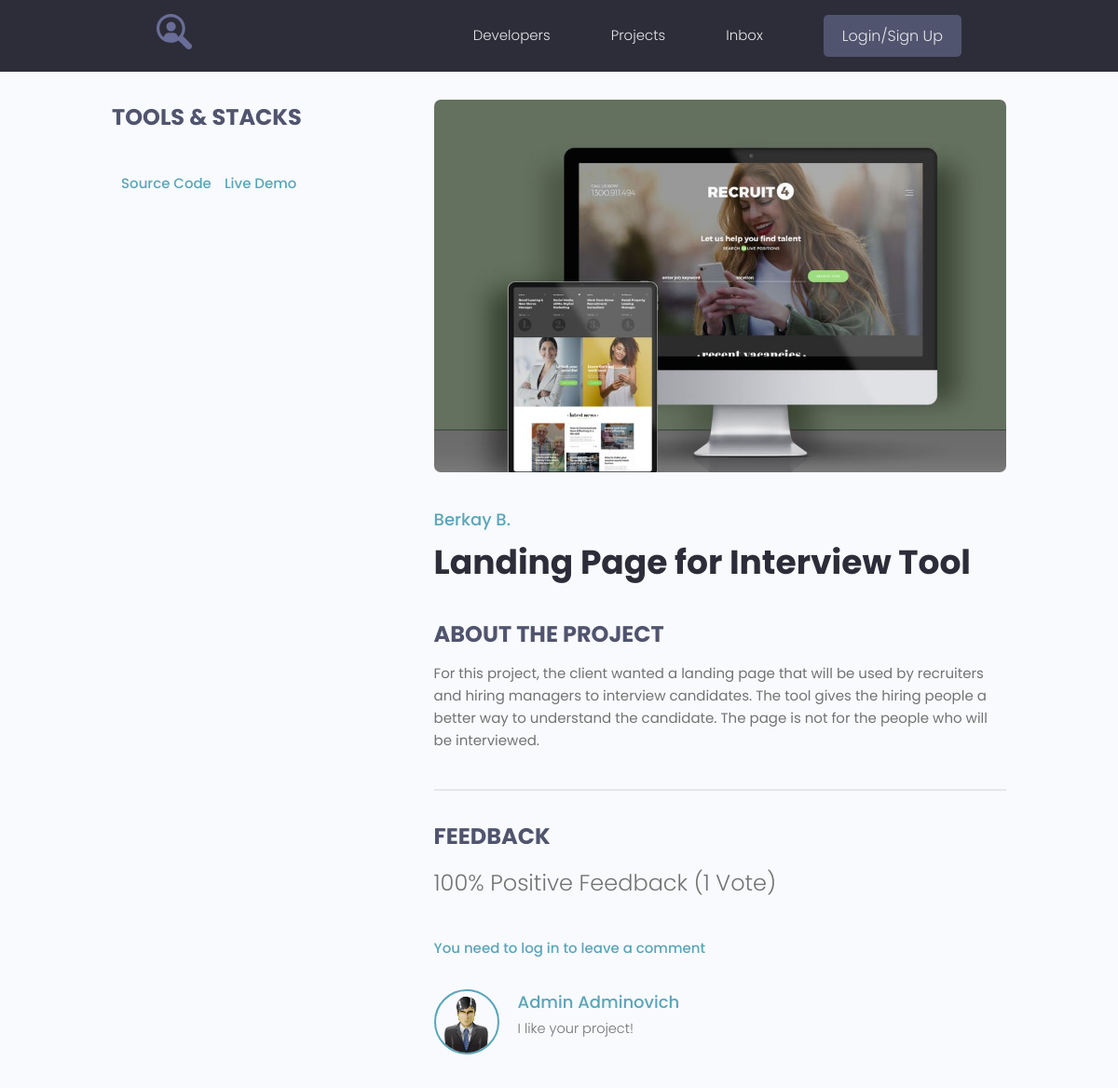
The page /projects/projects/8/ on the database its author committed.
### projects/models.py (models this page shows, shortened)
class Project(models.Model):
    owner = models.ForeignKey(Profile, on_delete=models.SET_NULL, null=True, blank=True)
    title = models.CharField(max_length=200)
    description = models.TextField(null=True, blank=True)
    image = models.ImageField(null=True, blank=True, upload_to='projects/%Y/%m/%d', default='default.jpg')
    demo_link = models.CharField(max_length=2000, null=True, blank=True)
    source_link = models.CharField(max_length=2000, null=True, blank=True)
    tags = models.ManyToManyField('Tag', blank=True)
    vote_total = models.IntegerField(default=0, null=True, blank=True)
    vote_ratio = models.IntegerField(default=0, null=True, blank=True)
    created = models.DateTimeField(auto_now_add=True)
    class Meta:
        ordering = ['-vote_ratio', '-vote_total']

class Review(models.Model):
    VOTE_TYPE = (
        ('up', 'Up Vote'),
        ('down', 'Down Vote'),
    )
    owner = models.ForeignKey(Profile, on_delete=models.SET_NULL, null=True, blank=True)
    project = models.ForeignKey(Project, on_delete=models.CASCADE)
    body = models.TextField(null=True, blank=True)
    value = models.CharField(max_length=200, choices=VOTE_TYPE)
    created = models.DateTimeField(auto_now_add=True)
    class Meta:
        unique_together = [['owner', 'project'], ]

### users/models.py (models this page shows, shortened)
class Profile(models.Model):
    user = models.OneToOneField(User, on_delete=models.CASCADE, blank=True, null=True)
    name = models.CharField(max_length=200, blank=True, null=True)
    email = models.EmailField(max_length=500, blank=True, null=True)
    username = models.CharField(max_length=200, blank=True, null=True)
    short_info = models.CharField(max_length=200, blank=True, null=True)
    bio = models.TextField(blank=True, null=True)
    image = models.ImageField(upload_to='profiles/', blank=True, null=True, default='profiles/user-default.png')
    social_github = models.CharField(max_length=200, blank=True, null=True)
    social_youtube = models.CharField(max_length=200, blank=True, null=True)
    social_website = models.CharField(max_length=200, blank=True, null=True)
    created = models.DateTimeField(auto_now_add=True)

### projects/views.py (the view)
# urls.py: path('projects/<str:pk>/', views.project, name='project'),
def project(request, pk):
    one_project = Project.objects.get(pk=pk)
    form = ReviewForm()
    try:
        if request.method == 'POST':
            if request.user.profile == one_project.owner:
                messages.error(request, 'You can`t leave a comment on your own project!')
                return redirect('project', pk=one_project.id)
            else:
                form = ReviewForm(request.POST)
                review = form.save(commit=False)
                review.project = one_project
                review.owner = request.user.profile
                review.save()
                one_project.get_vote_count()
                messages.success(request, 'Your review was posted successfully!')
                return redirect('project', pk=one_project.id)
    except IntegrityError:
        messages.error(request, 'You have already posted the comment!')
        return redirect('project', pk=one_project.id)
    context = {'project': one_project, 'form': form}
    return render(request, 'projects/single-project.html', context)

### projects/templates/projects/single-project.html (shortened to what this page needs)
{% extends 'projects/base.html' %}
{% load static %}
{% block content %}
<main class="singleProject my-md">
    <div class="container">
        <div class="layout">
            <div class="column column--1of3">
                <h3 class="singleProject__subtitle">Tools & Stacks</h3>
                {% if project.source_link %}
                <a class="singleProject__liveLink" href="{{ project.source_link }}" target="_blank">
                    Source Code
                </a>
                {% endif %}
                {% if project.demo_link %}
                <a class="singleProject__liveLink" href="{{ project.demo_link }}" target="_blank">
                    Live Demo
                </a>
                {% endif %}
            </div>
            <div class="column column--2of3">
                <img class="singleProject__preview" src="{{ project.image.url }}" alt="portfolio thumbnail"/>
                <a href="{% url 'user_profile' project.owner.id %}" class="singleProject__developer">
                    {{ project.owner.name }}</a>
                <h2 class="singleProject__title">{{ project.title }}</h2>
                <h3 class="singleProject__subtitle">About the Project</h3>
                <div class="singleProject__info">
                    {{ project.description }}
                </div>
                <div class="comments">
                    <h3 class="singleProject__subtitle">Feedback</h3>
                    <h5 class="project--rating">
                        {{ project.vote_ratio }}% Positive Feedback ({{ project.vote_total }} Vote{{ project.vote_total | pluralize:'s' }})
                    </h5>
                    {% if request.user.is_authenticated %}
                    <form class="form" action="{% url 'project' project.id%}" method="POST">
                        {% csrf_token %}
                        {% for field in form %}
                        <div class="form__field">
                            <label>{{ field.label }}: </label>
                            {{ field }}
                        </div>
                        {% endfor %}
                        <input class="btn btn--sub btn--lg" type="submit" value="Comments"/>
                    </form>
                    {% else %}
                    <a href="{% url 'login' %}">You need to log in to leave a comment</a>
                    {% endif %}
                    <div class="commentList">
                        {% for review in project.review_set.all %}
                        {% if review.body %}
                        <div class="comment">
                            {% if review.owner %}
                            <a href="{% url 'user_profile' review.owner.id %}">
                                <img class="avatar avatar--md"
                                     src="{{ review.owner.image.url }}"
                                     alt="user"/>
                            </a>
                            {% endif %}
                            <div class="comment__details">
                                {% if review.owner %}
                                <a href="{% url 'user_profile' review.owner.id %}" class="comment__author">
                                    {{ review.owner.name }}</a>
                                {% endif %}
                                <p class="comment__info">
                                    {{ review.body | linebreaksbr }}
                                </p>
                            </div>
                        </div>
                        {% endif %}
                        {% endfor %}
                    </div>
                </div>
            </div>
        </div>
    </div>
</main>
{% endblock %}

### projects/static/styles/app.css (style rules this page uses)
:root { --color-sub: #2d2d39; }
img { width: 100%; }
.singleProject .column--1of3 { order: 2; }
@media screen and (min-width: 1081px) { .singleProject .column--1of3 { order: 1; } }
@media screen and (min-width: 1081px) { .singleProject .column--2of3 { order: 2; } }
.singleProject__liveLink { font-weight: 500; transition: all 0.3s ease-in-out; border-bottom: 2px solid transparent; }
.singleProject__preview { height: 50vh; object-fit: cover; object-position: top center; margin-bottom: 3rem; border-radius: 0.7rem; }
.singleProject__developer { font-size: 1.8rem; font-weight: 500; }
.singleProject__title { font-size: 3.6rem; font-weight: 700; color: var(--color-sub); margin-bottom: 3rem; }
.project--rating { margin-bottom: 1.6em; margin-top: .5em; }
.singleProject__subtitle { text-transform: uppercase; font-size: 2.4rem; font-weight: 700; color: var(--color-sub-light); margin-bottom: 1rem; }
.comments { margin-top: 4rem; padding-top: 3rem; border-top: 2px solid var(--color-light); }
.commentList { margin: 3rem 0; }
.comment { display: flex; gap: 2rem; }
.comment__author { font-size: 1.8rem; }
.comment__info { font-size: 1.45rem; }

### projects/static/uikit/styles/modules/_variables.css (style rules this page uses)
:root { --color-main: #5aa5b9; --color-main-light: #e6faff; --color-sub: #3f4156; --color-sub-light: #51546e; --color-sub-lighter: #ededfd; --color-text: #737373; --color-gray: #8b8b8b; --color-light: #e5e7eb; --color-light-gray: #767676; --color-bg: #f8fafd; --color-white: #fffefd; --color-white-light: #f3f3f3; --color-success: #359e64; --color-success-bg: #def8e8; --color-error: #fc4b0b; --color-error-bg: #fff2ee; --font-base: 'Poppins', arial, helvetica, 'Segoe UI', roboto, ubuntu, sans-serif; --font-monospace: 'Fira Code', 'Courier New', courier, monospace; --font-regular: 300; --font-medium: 500; --font-bold: 700; --generic-shadow: 1px 1px 5px #00000010; --generic-transition: all 0.3s ease-in-out; }

### projects/static/uikit/styles/modules/_base.css (style rules this page uses)
* { margin: 0; padding: 0; box-sizing: border-box; text-rendering: optimizeLegibility; color: inherit; font-size: inherit; }
html { font-size: 50%; }
@media only screen and (min-width: 480px) { html { font-size: 56.25%; } }
@media only screen and (min-width: 1200px) { html { font-size: 62.5%; } }
body { line-height: 1.6; font-weight: 400; font-size: 1.5rem; color: var(--color-text); background-color: var(--color-bg); min-height: 100vh; }

### projects/static/uikit/styles/modules/_typography.css (style rules this page uses)
* { font-family: var(--font-base); }
h2 { font-size: 3.6rem; font-weight: var(--font-bold); }
h3 { font-size: 3.2rem; font-weight: var(--font-medium); }
h5 { font-size: 2.4rem; font-weight: var(--font-medium); }
h5, h6 { font-weight: var(--font-regular); }
p, span, strong { font-size: 1.6rem; color: var(--color-text); font-weight: var(--font-regular); }
a { padding-bottom: 2px; text-decoration: none; display: inline-block; color: var(--color-main); font-weight: var(--font-medium); }

### projects/static/uikit/styles/modules/_utilities.css (style rules this page uses)
.container { width: 92%; max-width: 165rem; margin: 0 auto; box-sizing: border-box; }
@media screen and (min-width: 1000px) { .container { width: 90%; } }
@media screen and (min-width: 1200px) { .container { width: 80%; } }
.my-md { margin: 3rem auto; }

### projects/static/uikit/styles/modules/_avatar.css (style rules this page uses)
.avatar { border-radius: 50%; border: 2px solid var(--color-main); object-fit: cover; }
.avatar--md { height: 7rem; width: 7rem; }

### projects/static/uikit/styles/modules/_layout.css (style rules this page uses)
.layout { display: flex; flex-flow: row wrap; justify-content: space-between; }
.layout > .column { margin-bottom: 3rem; }
.layout > .column.column--1of3 { flex-basis: 30%; }
.layout > .column.column--2of3 { flex-basis: 64%; }

### rows shown on the page
Project: image (picture), owner.name "Berkay B.", title "Landing Page for Interview Tool", description "For this project, the client wanted a landing page that will be used by recruiters and hiring managers to interview candidates. The tool gives the hiring people a better way to understand the candidate. The page is not for the people who will be interviewed.", vote_ratio "100", vote_total "1"
Review: owner.image (placeholder picture), owner.name "Admin Adminovich", body "I like your project!"
